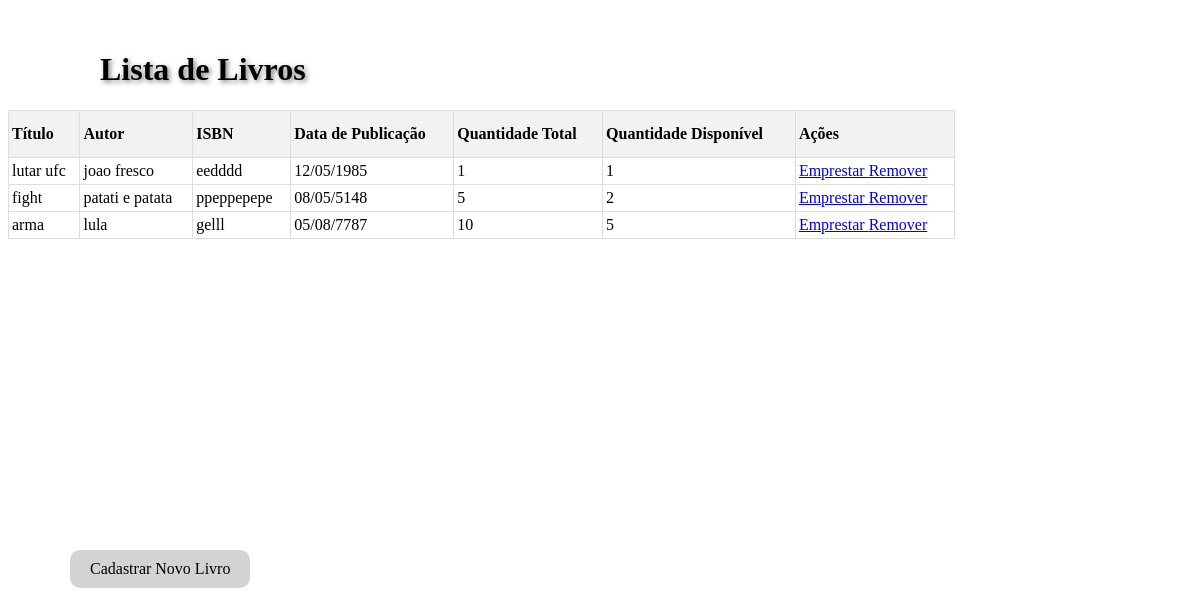
Screenshot of /livros/ with the database file from the repository.
### core/models.py (models this page shows, shortened)
class Livro(models.Model):
    titulo = models.CharField(max_length=200)
    isbn = models.CharField(max_length=13, unique=True)
    autor = models.ForeignKey(Autor, on_delete=models.CASCADE)
    categoria = models.ForeignKey(Categoria, on_delete=models.SET_NULL, null=True)
    data_publicacao = models.DateField()
    quantidade_total = models.IntegerField()
    quantidade_disponivel = models.IntegerField()

class Autor(models.Model):
    nome = models.CharField(max_length=200)
    biografia = models.TextField(blank=True)
    class Meta:
        verbose_name_plural = "Autores"

### core/views.py (the view)
# urls.py: path('livros/', views.lista_livros, name='lista_livros'),
def lista_livros(request):
    livros = Livro.objects.all()
    return render(request, 'core/lista_livros.html', {'livros': livros})

### core/templates/core/lista_livros.html (shortened to what this page needs)
<!DOCTYPE html>
<html lang="pt-BR">
  <head> <meta charset="UTF-8">
</head>
 <h1>Lista de Livros</h1>
</body>
</html>
<!DOCTYPE html>
<html lang="pt-BR">
<head>
</head>
<body>
  <a href="{% url 'core:cadastrar_livro' %}" class="custom-button">
    Cadastrar Novo Livro
  </a>
</body>
</html>
{% if livros %}
<table class="table">
  <!DOCTYPE html>
<html lang="pt-BR">
<head>
  <meta<!DOCTYPE html>
  <html lang="pt-BR">
  <head>
  </head>
  <body>
    <div class="table-container">
      <table>
        <thead>
          <tr>
            <th>Título</th>
            <th>Autor</th>
            <th>ISBN</th>
            <th>Data de Publicação</th>
            <th>Quantidade Total</th>
            <th>Quantidade Disponível</th>
            <th>Ações</th>
          </tr>
        </thead>
        <tbody>
          {% for livro in livros %}
          <tr>
            <td>{{ livro.titulo }}</td>
            <td>{{ livro.autor.nome }}</td>
            <td>{{ livro.isbn }}</td>
            <td>{{ livro.data_publicacao|date:"d/m/Y" }}</td>
            <td>{{ livro.quantidade_total }}</td>
            <td>{{ livro.quantidade_disponivel }}</td>
            <td>
              {% if livro.quantidade_disponivel > 0 %}
              <a
                href="{% url 'core:emprestar_livro' livro.id %}"
                class="btn btn-success"
              >
                Emprestar
              </a>
              {% endif %}
              <a
                href="{% url 'core:remover_livro' livro.id %}"
                class="btn btn-danger"
                onclick="return confirm('Tem certeza que deseja remover este livro?')"
              >
                Remover
              </a>
            </td>
          </tr>
          {% endfor %}
        </tbody>
      </table>
      {% else %}
      <p class="no-books">• Nenhum livro cadastrado.</p>
      {% endif %}
    </div>
  </body>
  </html>

### core/templates/core/lista_livros.html (style rules this page uses)
h1 { text-shadow: 2px 2px 5px rgba(0, 0, 0, 0.5); position: absolute; top: 30px; left: 100px; }
.custom-button { position: absolute; top: 550px; left: 70px; background-color: #d3d3d3; color: #000; padding: 10px 20px; border-radius: 10px; text-decoration: none; display: inline-block; text-align: center; transition: box-shadow 0.3s ease, transform 0.3s ease; }
.table-container { width: 70%; position: relative; left: 10000px; margin-top: 110px; }
table { width: 80%; border-collapse: collapse; }
th, td { padding: 3px; border: 1px solid #ddd; text-align: left; }
th { background-color: #f2f2f2; height: 40px; }
td { height: 20px; }

### rows the page displays
Livro: titulo "lutar ufc", autor.nome "joao fresco", isbn "eedddd", data_publicacao "12/05/1985", quantidade_total "1", quantidade_disponivel "1", shows "Emprestar"
Livro: titulo "fight", autor.nome "patati e patata", isbn "ppeppepepe", data_publicacao "08/05/5148", quantidade_total "5", quantidade_disponivel "2", shows "Emprestar"
Livro: titulo "arma", autor.nome "lula", isbn "gelll", data_publicacao "05/08/7787", quantidade_total "10", quantidade_disponivel "5", shows "Emprestar"
